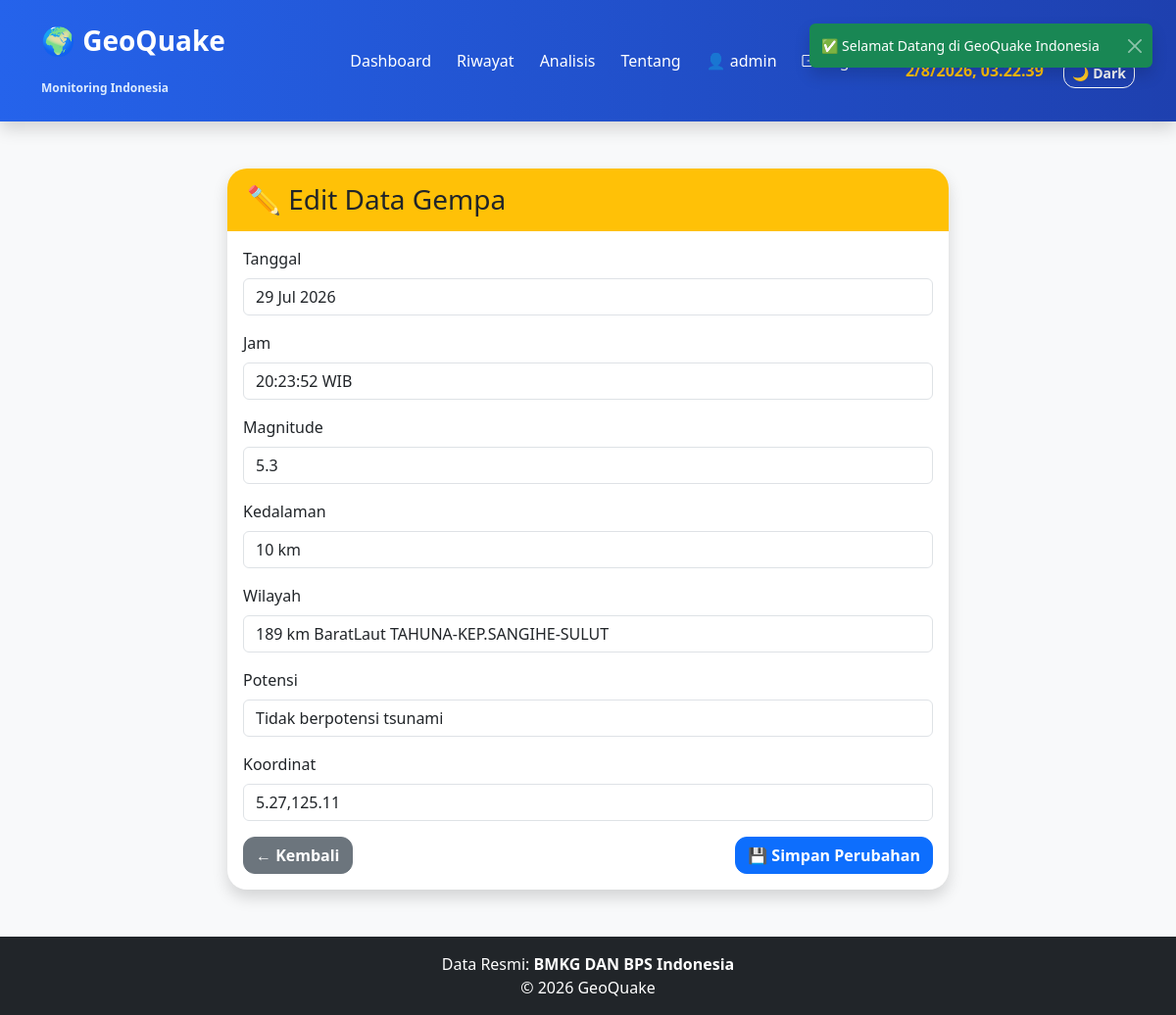
Screenshot of /edit/2 (signed in) with the database file from the repository.
### models.py (models this page shows, shortened)
class Gempa(db.Model):
    __tablename__ = "gempa"
    id = db.Column(db.Integer, primary_key=True)
    tanggal = db.Column(db.String(50), nullable=False)
    jam = db.Column(db.String(30), nullable=False)
    magnitude = db.Column(db.Float, nullable=False)
    kedalaman = db.Column(db.String(30))
    wilayah = db.Column(db.String(200), nullable=False)
    potensi = db.Column(db.String(200))
    koordinat = db.Column(db.String(100))

### app.py (the view, shortened to what this page needs)
@app.route("/edit/<int:id>", methods=["GET", "POST"])
def edit_data(id):
    if "admin" not in session:
            return redirect(url_for("login"))
    gempa = Gempa.query.get_or_404(id)
    return render_template(
        "edit.html",
        gempa=gempa
    )

### templates/edit.html (shortened to what this page needs)
{% extends "base.html" %}
{% block content %}
<div class="container mt-5">
    <div class="row justify-content-center">
        <div class="col-lg-8">
            <div class="card shadow">
                <div class="card-header bg-warning text-dark">
                    <h3 class="mb-0">
                        ✏️ Edit Data Gempa
                    </h3>
                </div>
                <div class="card-body">
                    <form method="POST">
                        <div class="mb-3">
                            <label class="form-label">
                                Tanggal
                            </label>
                            <input
                                type="text"
                                name="tanggal"
                                class="form-control"
                                value="{{ gempa.tanggal }}"
                                required>
                        </div>
                        <div class="mb-3">
                            <label class="form-label">
                                Jam
                            </label>
                            <input
                                type="text"
                                name="jam"
                                class="form-control"
                                value="{{ gempa.jam }}"
                                required>
                        </div>
                        <div class="mb-3">
                            <label class="form-label">
                                Magnitude
                            </label>
                            <input
                                type="text"
                                name="magnitude"
                                class="form-control"
                                value="{{ gempa.magnitude }}"
                                required>
                        </div>
                        <div class="mb-3">
                            <label class="form-label">
                                Kedalaman
                            </label>
                            <input
                                type="text"
                                name="kedalaman"
                                class="form-control"
                                value="{{ gempa.kedalaman }}"
                                required>
                        </div>
                        <div class="mb-3">
                            <label class="form-label">
                                Wilayah
                            </label>
                            <input
                                type="text"
                                name="wilayah"
                                class="form-control"
                                value="{{ gempa.wilayah }}"
                                required>
                        </div>
                        <div class="mb-3">
                            <label class="form-label">
                                Potensi
                            </label>
                            <input
                                type="text"
                                name="potensi"
                                class="form-control"
                                value="{{ gempa.potensi }}"
                                required>
                        </div>
                        <div class="mb-3">
                            <label class="form-label">
                                Koordinat
                            </label>
                            <input
                                type="text"
                                name="koordinat"
                                class="form-control"
                                value="{{ gempa.koordinat }}"
                                required>
                        </div>
                        <div class="d-flex justify-content-between">
                            <a href="/"
                               class="btn btn-secondary">
                                ← Kembali
                            </a>
                            <button
                                type="submit"
                                class="btn btn-primary">
                                💾 Simpan Perubahan
                            </button>
                        </div>
                    </form>
                </div>
            </div>
        </div>
    </div>
</div>
{% endblock %}

### static/css/style.css (style rules this page uses)
body { background:#f5f7fa; }
.card { border:none; border-radius:15px; }
.card { transition:0.3s; }
.card { border:none; border-radius:20px; overflow:hidden; box-shadow:0 8px 25px rgba(0,0,0,.12); transition:.35s; }
.card-header { border:none; font-size:24px; font-weight:bold; padding:18px 25px; }
.card { animation:fadeUp .8s ease; }
.btn { transition:.3s; border-radius:12px; font-weight:600; }
body { background:#f3f7fb; font-family:'Segoe UI',sans-serif; }
.card { border:none; border-radius:20px; overflow:hidden; transition:.35s; box-shadow:0 8px 25px rgba(0,0,0,.08); }
.card-header { border:none; font-weight:700; font-size:18px; padding:15px 20px; }
.btn { border-radius:12px; transition:.3s; }
.card { animation:fadeUp .7s ease; }

### rows the page displays
Gempa: tanggal "29 Jul 2026", jam "20:23:52 WIB", magnitude "5.3", kedalaman "10 km", wilayah "189 km BaratLaut TAHUNA-KEP.SANGIHE-SULUT", potensi "Tidak berpotensi tsunami", koordinat "5.27,125.11"

### other values shown
{{ session["admin"] }} "admin"
